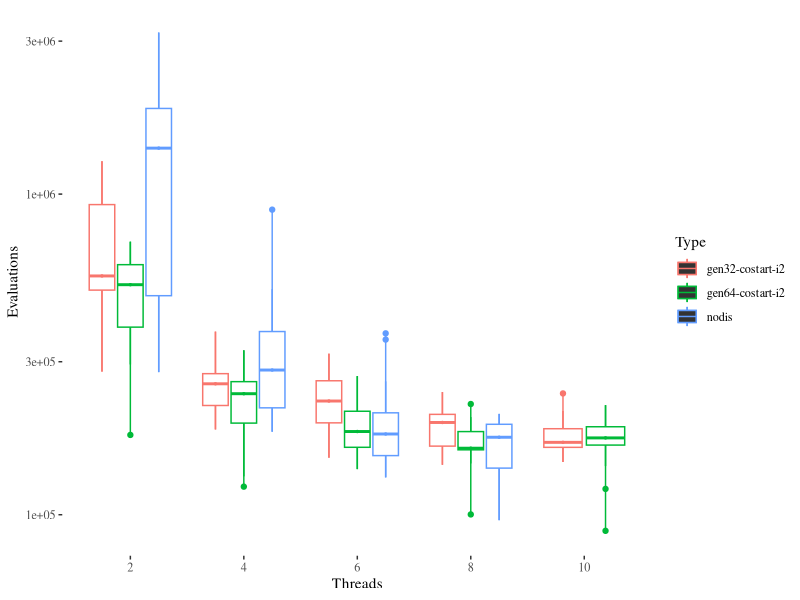
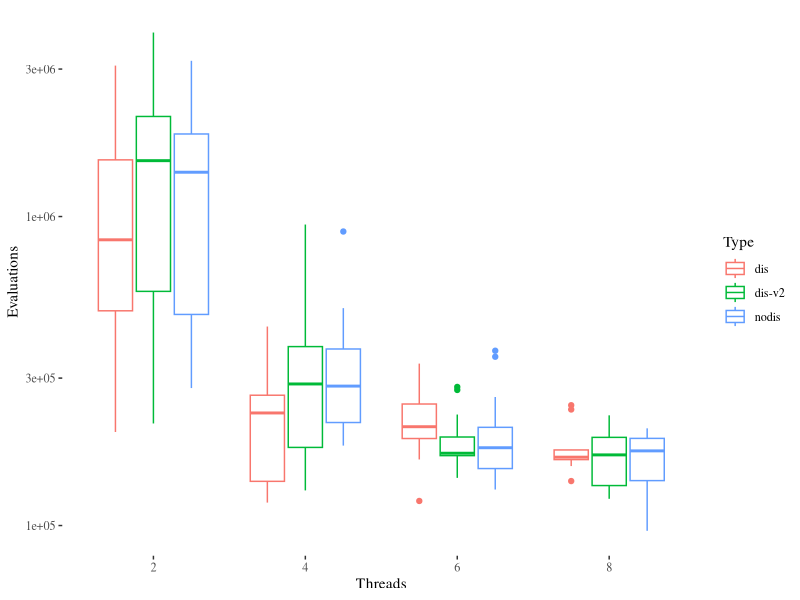
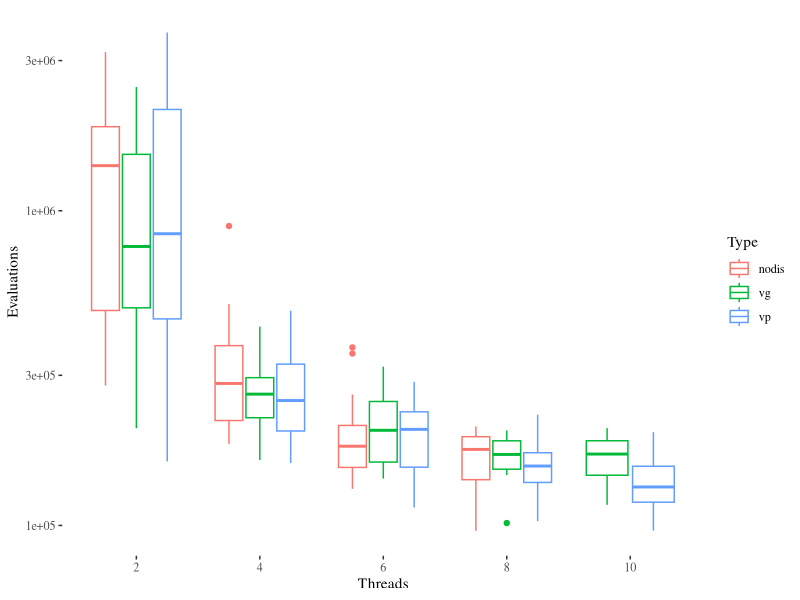
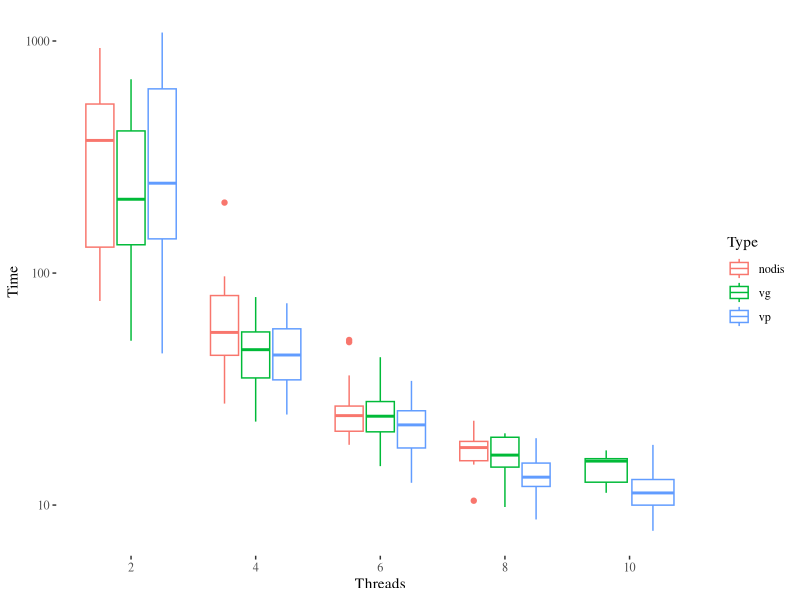
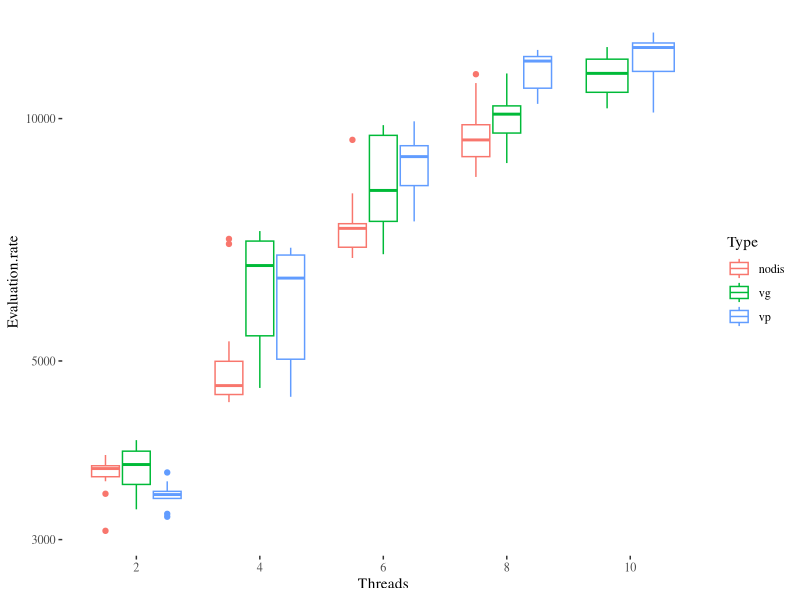
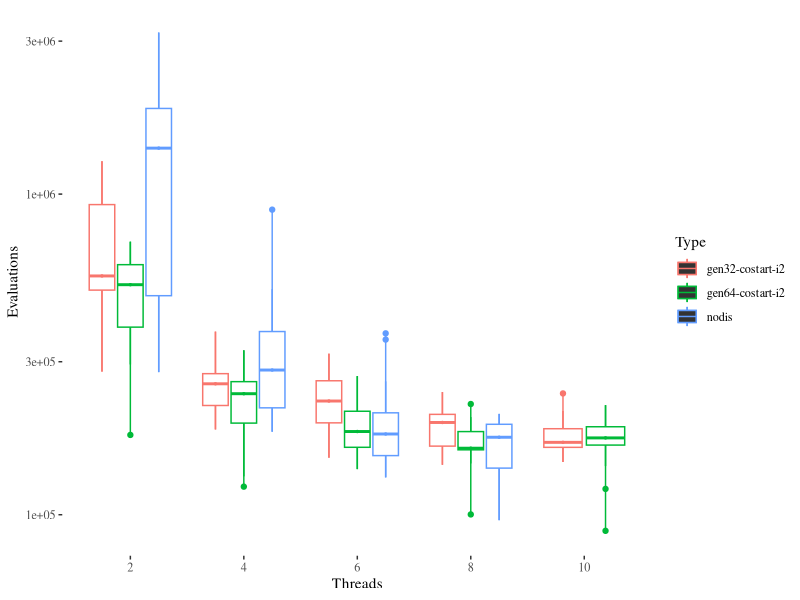
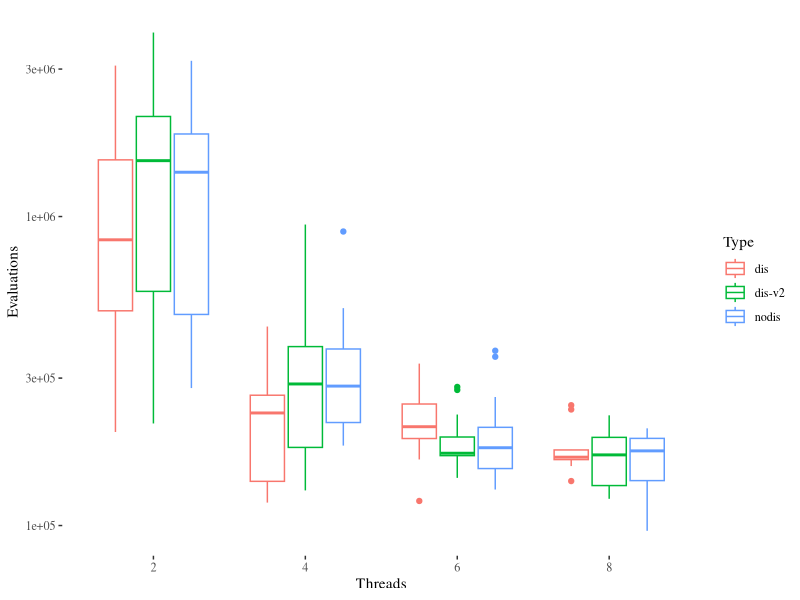
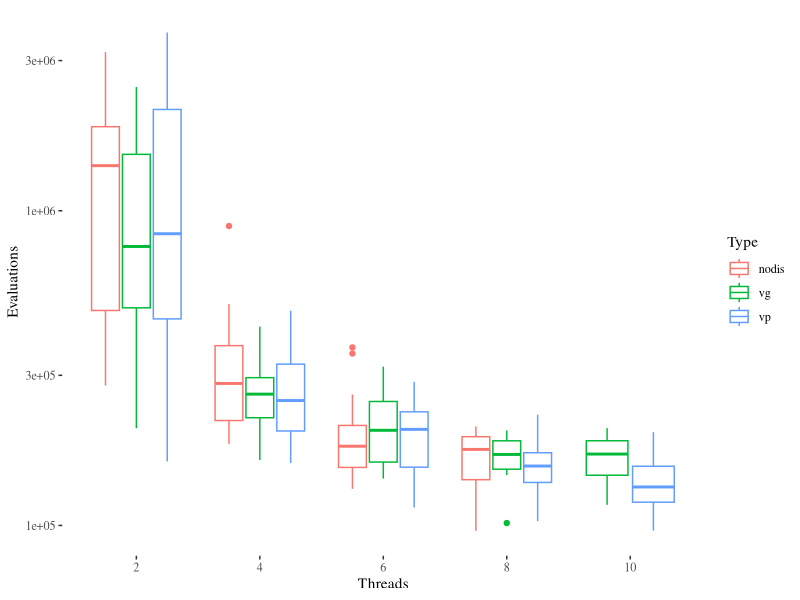

The R source for these figures, in order:
## ----gens, cache=FALSE,echo=FALSE,message=FALSE,warning=FALSE-----------------
library(ggplot2)
library(ggthemes)
library(rstatix)
library(tidyverse)

data.raw <- read.csv("code/leading-ones-ppsn.csv")
data <- data.raw[data.raw$Type == "gen32-costart-i2" | data.raw$Type == "gen64-costart-i2" | data.raw$Type == "nodis",]
data$Threads <- as.factor(data$Threads)
data$Evaluation.rate <- data$Evaluations/data$Time
data$Type <- as.factor(data$Type)
ggplot(data,aes(x=Threads,y=Evaluations,color=Type))+geom_boxplot()+scale_y_log10() +geom_tufteboxplot()+theme_tufte()
ggsave("wea-evaluations-threads.png",width=8,height=6)

## ----dis, cache=FALSE,echo=FALSE,message=FALSE,warning=FALSE------------------
data <- data.raw[data.raw$Type == "dis" | data.raw$Type == "dis-v2" | data.raw$Type == "nodis",]
data$Threads <- as.factor(data$Threads)
data$Evaluation.rate <- data$Evaluations/data$Time
data$Type <- as.factor(data$Type)
ggplot(data,aes(x=Threads,y=Evaluations,color=Type))+geom_boxplot()+scale_y_log10() +theme_tufte()
ggsave("wea-evaluations-threads-2.png",width=8,height=6)

## ----vpvg, cache=FALSE,echo=FALSE,message=FALSE,warning=FALSE-----------------
data <- data.raw[data.raw$Type == "vp" | data.raw$Type == "vg" | data.raw$Type == "nodis",]
data$Threads <- as.factor(data$Threads)
data$Evaluation.rate <- data$Evaluations/data$Time
data$Type <- as.factor(data$Type)
ggplot(data,aes(x=Threads,y=Evaluations,color=Type))+geom_boxplot()+scale_y_log10() +theme_tufte()
ggsave("wea-evaluations-threads-3.png",width=8,height=6)


## ----vpvgt, cache=FALSE,echo=FALSE,message=FALSE,warning=FALSE----------------
ggplot(data,aes(x=Threads,y=Time,color=Type))+geom_boxplot()+scale_y_log10() +theme_tufte()
ggsave("wea-evaluations-threads-4.png",width=8,height=6)


## ----vpvge, cache=FALSE,echo=FALSE,message=FALSE,warning=FALSE----------------
ggplot(data,aes(x=Threads,y=Evaluation.rate,color=Type))+geom_boxplot()+scale_y_log10() +theme_tufte()
ggsave("wea-evaluations-threads-5.png",width=8,height=6)

